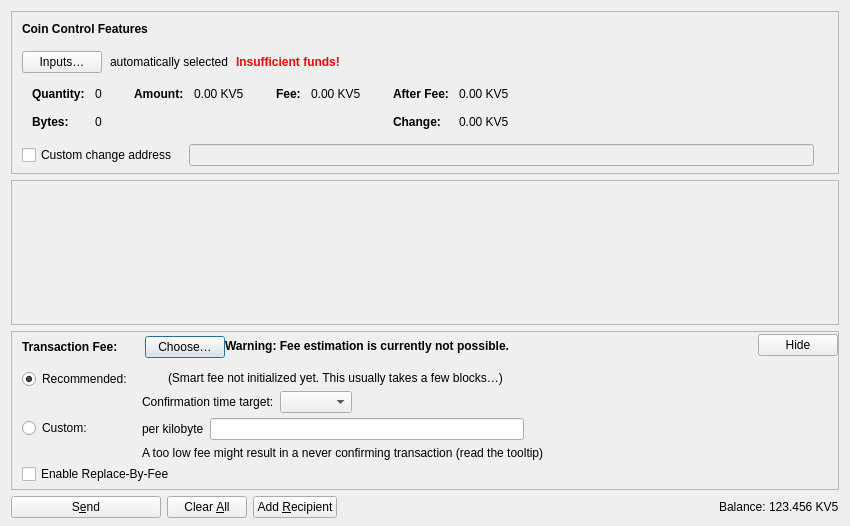
<?xml version="1.0" encoding="UTF-8"?>
<ui version="4.0">
 <class>SendCoinsDialog</class>
 <widget class="QDialog" name="SendCoinsDialog">
  <property name="geometry">
   <rect>
    <x>0</x>
    <y>0</y>
    <width>850</width>
    <height>526</height>
   </rect>
  </property>
  <property name="windowTitle">
   <string>Send Coins</string>
  </property>
  <layout class="QVBoxLayout" name="verticalLayout" stretch="0,1,0,0">
   <property name="bottomMargin">
    <number>8</number>
   </property>
   <item>
    <widget class="QFrame" name="frameCoinControl">
     <property name="sizePolicy">
      <sizepolicy hsizetype="Expanding" vsizetype="Expanding">
       <horstretch>0</horstretch>
       <verstretch>0</verstretch>
      </sizepolicy>
     </property>
     <property name="maximumSize">
      <size>
       <width>16777215</width>
       <height>16777215</height>
      </size>
     </property>
     <property name="frameShape">
      <enum>QFrame::StyledPanel</enum>
     </property>
     <property name="frameShadow">
      <enum>QFrame::Sunken</enum>
     </property>
     <layout class="QVBoxLayout" name="verticalLayoutCoinControl2">
      <property name="spacing">
       <number>0</number>
      </property>
      <property name="leftMargin">
       <number>0</number>
      </property>
      <property name="topMargin">
       <number>0</number>
      </property>
      <property name="rightMargin">
       <number>0</number>
      </property>
      <property name="bottomMargin">
       <number>6</number>
      </property>
      <item>
       <layout class="QVBoxLayout" name="verticalLayoutCoinControl" stretch="0,0,0,0,1">
        <property name="spacing">
         <number>0</number>
        </property>
        <property name="leftMargin">
         <number>10</number>
        </property>
        <property name="topMargin">
         <number>10</number>
        </property>
        <item>
         <layout class="QHBoxLayout" name="horizontalLayoutCoinControl1">
          <property name="bottomMargin">
           <number>15</number>
          </property>
          <item>
           <widget class="QLabel" name="labelCoinControlFeatures">
            <property name="sizePolicy">
             <sizepolicy hsizetype="Preferred" vsizetype="Maximum">
              <horstretch>0</horstretch>
              <verstretch>0</verstretch>
             </sizepolicy>
            </property>
            <property name="font">
             <font>
              <weight>75</weight>
              <bold>true</bold>
             </font>
            </property>
            <property name="styleSheet">
             <string notr="true">font-weight:bold;</string>
            </property>
            <property name="text">
             <string>Coin Control Features</string>
            </property>
           </widget>
          </item>
         </layout>
        </item>
        <item>
         <layout class="QHBoxLayout" name="horizontalLayoutCoinControl2" stretch="0,0,0,0">
          <property name="spacing">
           <number>8</number>
          </property>
          <property name="bottomMargin">
           <number>10</number>
          </property>
          <item>
           <widget class="QPushButton" name="pushButtonCoinControl">
            <property name="styleSheet">
             <string notr="true"/>
            </property>
            <property name="text">
             <string>Inputs…</string>
            </property>
            <property name="autoDefault">
             <bool>false</bool>
            </property>
           </widget>
          </item>
          <item>
           <widget class="QLabel" name="labelCoinControlAutomaticallySelected">
            <property name="text">
             <string>automatically selected</string>
            </property>
            <property name="margin">
             <number>5</number>
            </property>
           </widget>
          </item>
          <item>
           <widget class="QLabel" name="labelCoinControlInsuffFunds">
            <property name="font">
             <font>
              <weight>75</weight>
              <bold>true</bold>
             </font>
            </property>
            <property name="styleSheet">
             <string notr="true">color:red;font-weight:bold;</string>
            </property>
            <property name="text">
             <string>Insufficient funds!</string>
            </property>
            <property name="margin">
             <number>5</number>
            </property>
           </widget>
          </item>
          <item>
           <spacer name="horizontalSpacerCoinControl">
            <property name="orientation">
             <enum>Qt::Horizontal</enum>
            </property>
            <property name="sizeHint" stdset="0">
             <size>
              <width>40</width>
              <height>1</height>
             </size>
            </property>
           </spacer>
          </item>
         </layout>
        </item>
        <item>
         <widget class="QWidget" name="widgetCoinControl" native="true">
          <property name="sizePolicy">
           <sizepolicy hsizetype="Preferred" vsizetype="Preferred">
            <horstretch>0</horstretch>
            <verstretch>0</verstretch>
           </sizepolicy>
          </property>
          <property name="minimumSize">
           <size>
            <width>0</width>
            <height>0</height>
           </size>
          </property>
          <property name="styleSheet">
           <string notr="true"/>
          </property>
          <layout class="QHBoxLayout" name="horizontalLayoutCoinControl5">
           <property name="leftMargin">
            <number>0</number>
           </property>
           <property name="topMargin">
            <number>0</number>
           </property>
           <property name="rightMargin">
            <number>0</number>
           </property>
           <property name="bottomMargin">
            <number>0</number>
           </property>
           <item>
            <layout class="QHBoxLayout" name="horizontalLayoutCoinControl3" stretch="0,0,0,1">
             <property name="spacing">
              <number>20</number>
             </property>
             <property name="topMargin">
              <number>0</number>
             </property>
             <property name="bottomMargin">
              <number>10</number>
             </property>
             <item>
              <layout class="QFormLayout" name="formLayoutCoinControl1">
               <property name="labelAlignment">
                <set>Qt::AlignLeft|Qt::AlignVCenter</set>
               </property>
               <property name="horizontalSpacing">
                <number>10</number>
               </property>
               <property name="verticalSpacing">
                <number>14</number>
               </property>
               <property name="leftMargin">
                <number>10</number>
               </property>
               <property name="topMargin">
                <number>4</number>
               </property>
               <property name="rightMargin">
                <number>6</number>
               </property>
               <item row="0" column="0">
                <widget class="QLabel" name="labelCoinControlQuantityText">
                 <property name="font">
                  <font>
                   <weight>75</weight>
                   <bold>true</bold>
                  </font>
                 </property>
                 <property name="text">
                  <string>Quantity:</string>
                 </property>
                 <property name="margin">
                  <number>0</number>
                 </property>
                </widget>
               </item>
               <item row="0" column="1">
                <widget class="QLabel" name="labelCoinControlQuantity">
                 <property name="cursor">
                  <cursorShape>IBeamCursor</cursorShape>
                 </property>
                 <property name="contextMenuPolicy">
                  <enum>Qt::ActionsContextMenu</enum>
                 </property>
                 <property name="text">
                  <string notr="true">0</string>
                 </property>
                 <property name="margin">
                  <number>0</number>
                 </property>
                 <property name="textInteractionFlags">
                  <set>Qt::LinksAccessibleByMouse|Qt::TextSelectableByKeyboard|Qt::TextSelectableByMouse</set>
                 </property>
                </widget>
               </item>
               <item row="1" column="0">
                <widget class="QLabel" name="labelCoinControlBytesText">
                 <property name="font">
                  <font>
                   <weight>75</weight>
                   <bold>true</bold>
                  </font>
                 </property>
                 <property name="text">
                  <string>Bytes:</string>
                 </property>
                </widget>
               </item>
               <item row="1" column="1">
                <widget class="QLabel" name="labelCoinControlBytes">
                 <property name="cursor">
                  <cursorShape>IBeamCursor</cursorShape>
                 </property>
                 <property name="contextMenuPolicy">
                  <enum>Qt::ActionsContextMenu</enum>
                 </property>
                 <property name="text">
                  <string notr="true">0</string>
                 </property>
                 <property name="textInteractionFlags">
                  <set>Qt::LinksAccessibleByMouse|Qt::TextSelectableByKeyboard|Qt::TextSelectableByMouse</set>
                 </property>
                </widget>
               </item>
              </layout>
             </item>
             <item>
              <layout class="QFormLayout" name="formLayoutCoinControl2">
               <property name="horizontalSpacing">
                <number>10</number>
               </property>
               <property name="verticalSpacing">
                <number>14</number>
               </property>
               <property name="leftMargin">
                <number>6</number>
               </property>
               <property name="topMargin">
                <number>4</number>
               </property>
               <property name="rightMargin">
                <number>6</number>
               </property>
               <item row="0" column="0">
                <widget class="QLabel" name="labelCoinControlAmountText">
                 <property name="font">
                  <font>
                   <weight>75</weight>
                   <bold>true</bold>
                  </font>
                 </property>
                 <property name="text">
                  <string>Amount:</string>
                 </property>
                 <property name="margin">
                  <number>0</number>
                 </property>
                </widget>
               </item>
               <item row="0" column="1">
                <widget class="QLabel" name="labelCoinControlAmount">
                 <property name="cursor">
                  <cursorShape>IBeamCursor</cursorShape>
                 </property>
                 <property name="contextMenuPolicy">
                  <enum>Qt::ActionsContextMenu</enum>
                 </property>
                 <property name="text">
                  <string notr="true">0.00 KV5</string>
                 </property>
                 <property name="textInteractionFlags">
                  <set>Qt::LinksAccessibleByMouse|Qt::TextSelectableByKeyboard|Qt::TextSelectableByMouse</set>
                 </property>
                </widget>
               </item>
              </layout>
             </item>
             <item>
              <layout class="QFormLayout" name="formLayoutCoinControl3">
               <property name="horizontalSpacing">
                <number>10</number>
               </property>
               <property name="verticalSpacing">
                <number>14</number>
               </property>
               <property name="leftMargin">
                <number>6</number>
               </property>
               <property name="topMargin">
                <number>4</number>
               </property>
               <property name="rightMargin">
                <number>6</number>
               </property>
               <item row="0" column="0">
                <widget class="QLabel" name="labelCoinControlFeeText">
                 <property name="font">
                  <font>
                   <weight>75</weight>
                   <bold>true</bold>
                  </font>
                 </property>
                 <property name="text">
                  <string>Fee:</string>
                 </property>
                 <property name="margin">
                  <number>0</number>
                 </property>
                </widget>
               </item>
               <item row="0" column="1">
                <widget class="QLabel" name="labelCoinControlFee">
                 <property name="cursor">
                  <cursorShape>IBeamCursor</cursorShape>
                 </property>
                 <property name="contextMenuPolicy">
                  <enum>Qt::ActionsContextMenu</enum>
                 </property>
                 <property name="text">
                  <string notr="true">0.00 KV5</string>
                 </property>
                 <property name="textInteractionFlags">
                  <set>Qt::LinksAccessibleByMouse|Qt::TextSelectableByKeyboard|Qt::TextSelectableByMouse</set>
                 </property>
                </widget>
               </item>
              </layout>
             </item>
             <item>
              <layout class="QFormLayout" name="formLayoutCoinControl4">
               <property name="labelAlignment">
                <set>Qt::AlignLeft|Qt::AlignVCenter</set>
               </property>
               <property name="horizontalSpacing">
                <number>10</number>
               </property>
               <property name="verticalSpacing">
                <number>14</number>
               </property>
               <property name="leftMargin">
                <number>6</number>
               </property>
               <property name="topMargin">
                <number>4</number>
               </property>
               <property name="rightMargin">
                <number>6</number>
               </property>
               <item row="0" column="0">
                <widget class="QLabel" name="labelCoinControlAfterFeeText">
                 <property name="font">
                  <font>
                   <weight>75</weight>
                   <bold>true</bold>
                  </font>
                 </property>
                 <property name="text">
                  <string>After Fee:</string>
                 </property>
                 <property name="margin">
                  <number>0</number>
                 </property>
                </widget>
               </item>
               <item row="0" column="1">
                <widget class="QLabel" name="labelCoinControlAfterFee">
                 <property name="cursor">
                  <cursorShape>IBeamCursor</cursorShape>
                 </property>
                 <property name="contextMenuPolicy">
                  <enum>Qt::ActionsContextMenu</enum>
                 </property>
                 <property name="text">
                  <string notr="true">0.00 KV5</string>
                 </property>
                 <property name="textInteractionFlags">
                  <set>Qt::LinksAccessibleByMouse|Qt::TextSelectableByKeyboard|Qt::TextSelectableByMouse</set>
                 </property>
                </widget>
               </item>
               <item row="1" column="0">
                <widget class="QLabel" name="labelCoinControlChangeText">
                 <property name="font">
                  <font>
                   <weight>75</weight>
                   <bold>true</bold>
                  </font>
                 </property>
                 <property name="text">
                  <string>Change:</string>
                 </property>
                </widget>
               </item>
               <item row="1" column="1">
                <widget class="QLabel" name="labelCoinControlChange">
                 <property name="cursor">
                  <cursorShape>IBeamCursor</cursorShape>
                 </property>
                 <property name="contextMenuPolicy">
                  <enum>Qt::ActionsContextMenu</enum>
                 </property>
                 <property name="text">
                  <string notr="true">0.00 KV5</string>
                 </property>
                 <property name="textInteractionFlags">
                  <set>Qt::LinksAccessibleByMouse|Qt::TextSelectableByKeyboard|Qt::TextSelectableByMouse</set>
                 </property>
                </widget>
               </item>
              </layout>
             </item>
            </layout>
           </item>
          </layout>
         </widget>
        </item>
        <item>
         <layout class="QHBoxLayout" name="horizontalLayoutCoinControl4" stretch="0,0,0">
          <property name="spacing">
           <number>12</number>
          </property>
          <property name="sizeConstraint">
           <enum>QLayout::SetDefaultConstraint</enum>
          </property>
          <property name="topMargin">
           <number>5</number>
          </property>
          <property name="rightMargin">
           <number>5</number>
          </property>
          <item>
           <widget class="QCheckBox" name="checkBoxCoinControlChange">
            <property name="toolTip">
             <string>If this is activated, but the change address is empty or invalid, change will be sent to a newly generated address.</string>
            </property>
            <property name="text">
             <string>Custom change address</string>
            </property>
           </widget>
          </item>
          <item>
           <widget class="QValidatedLineEdit" name="lineEditCoinControlChange">
            <property name="enabled">
             <bool>false</bool>
            </property>
            <property name="sizePolicy">
             <sizepolicy hsizetype="Expanding" vsizetype="Fixed">
              <horstretch>0</horstretch>
              <verstretch>0</verstretch>
             </sizepolicy>
            </property>
           </widget>
          </item>
          <item>
           <widget class="QLabel" name="labelCoinControlChangeLabel">
            <property name="sizePolicy">
             <sizepolicy hsizetype="Preferred" vsizetype="Expanding">
              <horstretch>0</horstretch>
              <verstretch>0</verstretch>
             </sizepolicy>
            </property>
            <property name="minimumSize">
             <size>
              <width>0</width>
              <height>0</height>
             </size>
            </property>
            <property name="text">
             <string/>
            </property>
            <property name="margin">
             <number>3</number>
            </property>
           </widget>
          </item>
         </layout>
        </item>
        <item>
         <spacer name="verticalSpacerCoinControl">
          <property name="orientation">
           <enum>Qt::Vertical</enum>
          </property>
          <property name="sizeHint" stdset="0">
           <size>
            <width>800</width>
            <height>1</height>
           </size>
          </property>
         </spacer>
        </item>
       </layout>
      </item>
     </layout>
    </widget>
   </item>
   <item>
    <widget class="QScrollArea" name="scrollArea">
     <property name="widgetResizable">
      <bool>true</bool>
     </property>
     <widget class="QWidget" name="scrollAreaWidgetContents">
      <property name="geometry">
       <rect>
        <x>0</x>
        <y>0</y>
        <width>830</width>
        <height>104</height>
       </rect>
      </property>
      <layout class="QVBoxLayout" name="verticalLayout_2" stretch="0,1">
       <property name="leftMargin">
        <number>0</number>
       </property>
       <property name="topMargin">
        <number>0</number>
       </property>
       <property name="rightMargin">
        <number>0</number>
       </property>
       <property name="bottomMargin">
        <number>0</number>
       </property>
       <item>
        <layout class="QVBoxLayout" name="entries">
         <property name="spacing">
          <number>6</number>
         </property>
        </layout>
       </item>
       <item>
        <spacer name="verticalSpacer">
         <property name="orientation">
          <enum>Qt::Vertical</enum>
         </property>
         <property name="sizeHint" stdset="0">
          <size>
           <width>20</width>
           <height>40</height>
          </size>
         </property>
        </spacer>
       </item>
      </layout>
     </widget>
    </widget>
   </item>
   <item>
    <widget class="QFrame" name="frameFee">
     <property name="sizePolicy">
      <sizepolicy hsizetype="Expanding" vsizetype="Expanding">
       <horstretch>0</horstretch>
       <verstretch>0</verstretch>
      </sizepolicy>
     </property>
     <property name="maximumSize">
      <size>
       <width>16777215</width>
       <height>16777215</height>
      </size>
     </property>
     <property name="frameShape">
      <enum>QFrame::StyledPanel</enum>
     </property>
     <property name="frameShadow">
      <enum>QFrame::Sunken</enum>
     </property>
     <layout class="QVBoxLayout" name="verticalLayoutFee1">
      <property name="spacing">
       <number>0</number>
      </property>
      <property name="leftMargin">
       <number>0</number>
      </property>
      <property name="topMargin">
       <number>0</number>
      </property>
      <property name="rightMargin">
       <number>0</number>
      </property>
      <property name="bottomMargin">
       <number>0</number>
      </property>
      <item>
       <layout class="QVBoxLayout" name="verticalLayoutFee2" stretch="0,0,0">
        <property name="spacing">
         <number>0</number>
        </property>
        <property name="leftMargin">
         <number>10</number>
        </property>
        <property name="topMargin">
         <number>0</number>
        </property>
        <item>
         <layout class="QHBoxLayout" name="horizontalLayoutFee1">
          <property name="bottomMargin">
           <number>0</number>
          </property>
          <item>
           <layout class="QVBoxLayout" name="verticalLayoutFee7">
            <property name="spacing">
             <number>0</number>
            </property>
            <item>
             <spacer name="verticalSpacerSmartFee">
              <property name="orientation">
               <enum>Qt::Vertical</enum>
              </property>
              <property name="sizeType">
               <enum>QSizePolicy::Fixed</enum>
              </property>
              <property name="sizeHint" stdset="0">
               <size>
                <width>1</width>
                <height>4</height>
               </size>
              </property>
             </spacer>
            </item>
            <item>
             <layout class="QHBoxLayout" name="horizontalLayoutSmartFee">
              <property name="spacing">
               <number>10</number>
              </property>
              <item>
               <widget class="QLabel" name="labelFeeHeadline">
                <property name="sizePolicy">
                 <sizepolicy hsizetype="Preferred" vsizetype="Maximum">
                  <horstretch>0</horstretch>
                  <verstretch>0</verstretch>
                 </sizepolicy>
                </property>
                <property name="font">
                 <font>
                  <weight>75</weight>
                  <bold>true</bold>
                 </font>
                </property>
                <property name="styleSheet">
                 <string notr="true">font-weight:bold;</string>
                </property>
                <property name="text">
                 <string>Transaction Fee:</string>
                </property>
               </widget>
              </item>
              <item>
               <widget class="QLabel" name="labelFeeMinimized">
                <property name="text">
                 <string/>
                </property>
               </widget>
              </item>
              <item>
               <widget class="QPushButton" name="buttonChooseFee">
                <property name="text">
                 <string>Choose…</string>
                </property>
               </widget>
              </item>
             </layout>
            </item>
            <item>
             <spacer name="verticalSpacer_5">
              <property name="orientation">
               <enum>Qt::Vertical</enum>
              </property>
              <property name="sizeHint" stdset="0">
               <size>
                <width>1</width>
                <height>1</height>
               </size>
              </property>
             </spacer>
            </item>
           </layout>
          </item>
          <item>
           <widget class="QLabel" name="fallbackFeeWarningLabel">
            <property name="toolTip">
             <string>Using the fallbackfee can result in sending a transaction that will take several hours or days (or never) to confirm. Consider choosing your fee manually or wait until you have validated the complete chain.</string>
            </property>
            <property name="font">
            <font>
                <weight>75</weight>
                <bold>true</bold>
            </font>
            </property>
            <property name="text">
             <string>Warning: Fee estimation is currently not possible.</string>
            </property>
            <property name="wordWrap">
             <bool>false</bool>
            </property>
           </widget>
          </item>
          <item>
           <spacer name="horizontalSpacer_4">
            <property name="orientation">
             <enum>Qt::Horizontal</enum>
            </property>
            <property name="sizeType">
             <enum>QSizePolicy::MinimumExpanding</enum>
            </property>
            <property name="sizeHint" stdset="0">
             <size>
              <width>40</width>
              <height>20</height>
             </size>
            </property>
           </spacer>
          </item>
          <item>
           <widget class="QPushButton" name="buttonMinimizeFee">
            <property name="toolTip">
             <string>Hide transaction fee settings</string>
            </property>
            <property name="text">
             <string>Hide</string>
            </property>
           </widget>
          </item>
         </layout>
        </item>
        <item>
         <widget class="QFrame" name="frameFeeSelection">
          <layout class="QVBoxLayout" name="verticalLayoutFee12">
           <property name="spacing">
            <number>0</number>
           </property>
           <property name="leftMargin">
            <number>0</number>
           </property>
           <property name="topMargin">
            <number>0</number>
           </property>
           <property name="rightMargin">
            <number>0</number>
           </property>
           <property name="bottomMargin">
            <number>0</number>
           </property>
           <item>
            <layout class="QGridLayout" name="gridLayoutFee">
             <property name="topMargin">
              <number>10</number>
             </property>
             <property name="bottomMargin">
              <number>4</number>
             </property>
             <property name="horizontalSpacing">
              <number>10</number>
             </property>
             <property name="verticalSpacing">
              <number>4</number>
             </property>
             <item row="1" column="1">
              <layout class="QVBoxLayout" name="verticalLayoutFee8">
               <property name="spacing">
                <number>6</number>
               </property>
               <item>
                <layout class="QHBoxLayout" name="horizontalLayoutFee13">
                 <item>
                  <widget class="QLabel" name="labelCustomPerKilobyte">
                   <property name="toolTip">
                    <string>Specify a custom fee per kB (1,000 bytes) of the transaction's virtual size.

Note:  Since the fee is calculated on a per-byte basis, a fee rate of "100 satoshis per kvB" for a transaction size of 500 virtual bytes (half of 1 kvB) would ultimately yield a fee of only 50 satoshis.</string>
                   </property>
                   <property name="text">
                    <string>per kilobyte</string>
                   </property>
                  </widget>
                 </item>
                 <item>
                  <widget class="Kvanta5AmountField" name="customFee"/>
                 </item>
                 <item>
                  <spacer name="horizontalSpacer_6">
                   <property name="orientation">
                    <enum>Qt::Horizontal</enum>
                   </property>
                   <property name="sizeHint" stdset="0">
                    <size>
                     <width>1</width>
                     <height>1</height>
                    </size>
                   </property>
                  </spacer>
                 </item>
                </layout>
               </item>
               <item>
                <layout class="QHBoxLayout" name="horizontalLayoutFee8">
                 <item>
                  <widget class="QLabel" name="labelCustomFeeWarning">
                   <property name="enabled">
                    <bool>true</bool>
                   </property>
                   <property name="toolTip">
                    <string>When there is less transaction volume than space in the blocks, miners as well as relaying nodes may enforce a minimum fee. Paying only this minimum fee is just fine, but be aware that this can result in a never confirming transaction once there is more demand for kvanta5 transactions than the network can process.</string>
                   </property>
                   <property name="text">
                    <string>A too low fee might result in a never confirming transaction (read the tooltip)</string>
                   </property>
                  </widget>
                 </item>
                 <item>
                  <spacer name="horizontalSpacer_2">
                   <property name="orientation">
                    <enum>Qt::Horizontal</enum>
                   </property>
                   <property name="sizeHint" stdset="0">
                    <size>
                     <width>1</width>
                     <height>1</height>
                    </size>
                   </property>
                  </spacer>
                 </item>
                </layout>
               </item>
              </layout>
             </item>
             <item row="0" column="0">
              <layout class="QVBoxLayout" name="verticalLayoutFee4" stretch="0,1">
               <item>
                <widget class="QRadioButton" name="radioSmartFee">
                 <property name="text">
                  <string>Recommended:</string>
                 </property>
                 <property name="checked">
                  <bool>true</bool>
                 </property>
                 <attribute name="buttonGroup">
                  <string notr="true">groupFee</string>
                 </attribute>
                </widget>
               </item>
               <item>
                <spacer name="verticalSpacer_2">
                 <property name="orientation">
                  <enum>Qt::Vertical</enum>
                 </property>
                 <property name="sizeHint" stdset="0">
                  <size>
                   <width>1</width>
                   <height>1</height>
                  </size>
                 </property>
                </spacer>
               </item>
              </layout>
             </item>
             <item row="1" column="0">
              <layout class="QVBoxLayout" name="verticalLayoutFee9" stretch="0,1">
               <item>
                <widget class="QRadioButton" name="radioCustomFee">
                 <property name="text">
                  <string>Custom:</string>
                 </property>
                 <attribute name="buttonGroup">
                  <string notr="true">groupFee</string>
                 </attribute>
                </widget>
               </item>
               <item>
                <spacer name="verticalSpacer_6">
                 <property name="orientation">
                  <enum>Qt::Vertical</enum>
                 </property>
                 <property name="sizeHint" stdset="0">
                  <size>
                   <width>1</width>
                   <height>1</height>
                  </size>
                 </property>
                </spacer>
               </item>
              </layout>
             </item>
             <item row="0" column="1">
              <layout class="QVBoxLayout" name="verticalLayoutFee3" stretch="0,0,1">
               <property name="spacing">
                <number>6</number>
               </property>
               <property name="topMargin">
                <number>2</number>
               </property>
               <item>
                <layout class="QHBoxLayout" name="horizontalLayoutFee12">
                 <item>
                  <widget class="QLabel" name="labelSmartFee">
                   <property name="text">
                    <string/>
                   </property>
                  </widget>
                 </item>
                 <item>
                  <widget class="QLabel" name="labelFeeEstimation">
                   <property name="text">
                    <string/>
                   </property>
                  </widget>
                 </item>
                 <item>
                  <widget class="QLabel" name="labelSmartFee2">
                   <property name="text">
                    <string>(Smart fee not initialized yet. This usually takes a few blocks…)</string>
                   </property>
                  </widget>
                 </item>
                 <item>
                  <spacer name="horizontalSpacer_5">
                   <property name="orientation">
                    <enum>Qt::Horizontal</enum>
                   </property>
                   <property name="sizeHint" stdset="0">
                    <size>
                     <width>1</width>
                     <height>1</height>
                    </size>
                   </property>
                  </spacer>
                 </item>
                </layout>
               </item>
               <item>
                <layout class="QHBoxLayout" name="horizontalLayoutFee9">
                 <item>
                  <layout class="QVBoxLayout" name="verticalLayoutFee6">
                   <item>
                    <widget class="QLabel" name="labelSmartFee3">
                     <property name="text">
                      <string>Confirmation time target:</string>
                     </property>
                    </widget>
                   </item>
                  </layout>
                 </item>
                 <item>
                  <layout class="QVBoxLayout" name="verticalLayoutFee5">
                   <property name="rightMargin">
                    <number>30</number>
                   </property>
                   <item>
                    <layout class="QHBoxLayout" name="horizontalLayoutConfTarget">
                     <property name="bottomMargin">
                      <number>0</number>
                     </property>
                     <item>
                      <widget class="QComboBox" name="confTargetSelector"/>
                     </item>
                     <item>
                      <spacer name="horizontalSpacerConfTarget">
                       <property name="orientation">
                        <enum>Qt::Horizontal</enum>
                       </property>
                       <property name="sizeHint" stdset="0">
                        <size>
                         <width>40</width>
                         <height>20</height>
                        </size>
                       </property>
                      </spacer>
                     </item>
                    </layout>
                   </item>
                  </layout>
                 </item>
                </layout>
               </item>
               <item>
                <spacer name="verticalSpacer_4">
                 <property name="orientation">
                  <enum>Qt::Vertical</enum>
                 </property>
                 <property name="sizeHint" stdset="0">
                  <size>
                   <width>1</width>
                   <height>1</height>
                  </size>
                 </property>
                </spacer>
               </item>
              </layout>
             </item>
            </layout>
           </item>
           <item>
            <widget class="QCheckBox" name="optInRBF">
             <property name="text">
              <string>Enable Replace-By-Fee</string>
             </property>
             <property name="toolTip">
              <string>With Replace-By-Fee (BIP-125) you can increase a transaction's fee after it is sent. Without this, a higher fee may be recommended to compensate for increased transaction delay risk.</string>
             </property>
            </widget>
           </item>
          </layout>
         </widget>
        </item>
        <item>
         <spacer name="verticalSpacerFee">
          <property name="orientation">
           <enum>Qt::Vertical</enum>
          </property>
          <property name="sizeHint" stdset="0">
           <size>
            <width>40</width>
            <height>5</height>
           </size>
          </property>
         </spacer>
        </item>
       </layout>
      </item>
     </layout>
    </widget>
   </item>
   <item>
    <layout class="QHBoxLayout" name="horizontalLayout">
     <item>
      <widget class="QPushButton" name="sendButton">
       <property name="minimumSize">
        <size>
         <width>150</width>
         <height>0</height>
        </size>
       </property>
       <property name="toolTip">
        <string>Confirm the send action</string>
       </property>
       <property name="text">
        <string>S&amp;end</string>
       </property>
       <property name="icon">
        <iconset resource="../kvanta5.qrc">
         <normaloff>:/icons/send</normaloff>:/icons/send</iconset>
       </property>
       <property name="autoDefault">
        <bool>false</bool>
       </property>
       <property name="default">
        <bool>false</bool>
       </property>
      </widget>
     </item>
     <item>
      <widget class="QPushButton" name="clearButton">
       <property name="sizePolicy">
        <sizepolicy hsizetype="Minimum" vsizetype="Fixed">
         <horstretch>0</horstretch>
         <verstretch>0</verstretch>
        </sizepolicy>
       </property>
       <property name="toolTip">
        <string>Clear all fields of the form.</string>
       </property>
       <property name="text">
        <string>Clear &amp;All</string>
       </property>
       <property name="icon">
        <iconset resource="../kvanta5.qrc">
         <normaloff>:/icons/remove</normaloff>:/icons/remove</iconset>
       </property>
       <property name="autoDefault">
        <bool>false</bool>
       </property>
      </widget>
     </item>
     <item>
      <widget class="QPushButton" name="addButton">
       <property name="toolTip">
        <string>Send to multiple recipients at once</string>
       </property>
       <property name="text">
        <string>Add &amp;Recipient</string>
       </property>
       <property name="icon">
        <iconset resource="../kvanta5.qrc">
         <normaloff>:/icons/add</normaloff>:/icons/add</iconset>
       </property>
       <property name="autoDefault">
        <bool>false</bool>
       </property>
      </widget>
     </item>
     <item>
      <spacer name="horizontalSpacer">
       <property name="orientation">
        <enum>Qt::Horizontal</enum>
       </property>
       <property name="sizeHint" stdset="0">
        <size>
         <width>40</width>
         <height>20</height>
        </size>
       </property>
      </spacer>
     </item>
     <item>
      <layout class="QHBoxLayout" name="horizontalLayout_2">
       <property name="spacing">
        <number>3</number>
       </property>
       <item>
        <widget class="QLabel" name="labelBalanceName">
         <property name="sizePolicy">
          <sizepolicy hsizetype="Preferred" vsizetype="Fixed">
           <horstretch>0</horstretch>
           <verstretch>0</verstretch>
          </sizepolicy>
         </property>
         <property name="text">
          <string>Balance:</string>
         </property>
        </widget>
       </item>
       <item>
        <widget class="QLabel" name="labelBalance">
         <property name="sizePolicy">
          <sizepolicy hsizetype="Preferred" vsizetype="Fixed">
           <horstretch>0</horstretch>
           <verstretch>0</verstretch>
          </sizepolicy>
         </property>
         <property name="cursor">
          <cursorShape>IBeamCursor</cursorShape>
         </property>
         <property name="text">
          <string notr="true">123.456 KV5</string>
         </property>
         <property name="textInteractionFlags">
          <set>Qt::LinksAccessibleByMouse|Qt::TextSelectableByKeyboard|Qt::TextSelectableByMouse</set>
         </property>
        </widget>
       </item>
      </layout>
     </item>
    </layout>
   </item>
  </layout>
 </widget>
 <customwidgets>
  <customwidget>
   <class>QValidatedLineEdit</class>
   <extends>QLineEdit</extends>
   <header>qt/qvalidatedlineedit.h</header>
  </customwidget>
  <customwidget>
   <class>Kvanta5AmountField</class>
   <extends>QLineEdit</extends>
   <header>qt/kvanta5amountfield.h</header>
   <container>1</container>
  </customwidget>
 </customwidgets>
 <resources>
  <include location="../kvanta5.qrc"/>
 </resources>
 <connections/>
 <buttongroups>
  <buttongroup name="groupFee"/>
 </buttongroups>
</ui>
